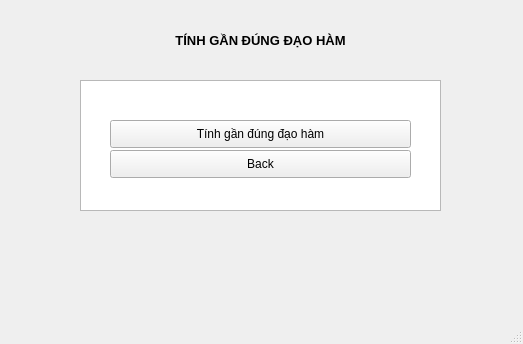
<?xml version="1.0" encoding="UTF-8"?>
<ui version="4.0">
 <class>homedaoham</class>
 <widget class="QMainWindow" name="homedaoham">
  <property name="geometry">
   <rect>
    <x>0</x>
    <y>0</y>
    <width>523</width>
    <height>344</height>
   </rect>
  </property>
  <property name="windowTitle">
   <string>MainWindow</string>
  </property>
  <widget class="QWidget" name="menudaoham">
   <widget class="QTextBrowser" name="textBrowser">
    <property name="geometry">
     <rect>
      <x>80</x>
      <y>80</y>
      <width>361</width>
      <height>131</height>
     </rect>
    </property>
   </widget>
   <widget class="QLabel" name="label">
    <property name="geometry">
     <rect>
      <x>0</x>
      <y>30</y>
      <width>521</width>
      <height>20</height>
     </rect>
    </property>
    <property name="font">
     <font>
      <family>Arial</family>
      <pointsize>10</pointsize>
      <weight>75</weight>
      <bold>true</bold>
     </font>
    </property>
    <property name="lineWidth">
     <number>1</number>
    </property>
    <property name="text">
     <string>TÍNH GẦN ĐÚNG ĐẠO HÀM</string>
    </property>
    <property name="alignment">
     <set>Qt::AlignCenter</set>
    </property>
   </widget>
   <widget class="QPushButton" name="ppdaoham">
    <property name="geometry">
     <rect>
      <x>110</x>
      <y>120</y>
      <width>301</width>
      <height>28</height>
     </rect>
    </property>
    <property name="layoutDirection">
     <enum>Qt::LeftToRight</enum>
    </property>
    <property name="text">
     <string>Tính gần đúng đạo hàm</string>
    </property>
   </widget>
   <widget class="QPushButton" name="back">
    <property name="geometry">
     <rect>
      <x>110</x>
      <y>150</y>
      <width>301</width>
      <height>28</height>
     </rect>
    </property>
    <property name="text">
     <string>Back</string>
    </property>
   </widget>
  </widget>
  <widget class="QMenuBar" name="menubar">
   <property name="geometry">
    <rect>
     <x>0</x>
     <y>0</y>
     <width>523</width>
     <height>26</height>
    </rect>
   </property>
  </widget>
  <widget class="QStatusBar" name="statusbar"/>
 </widget>
 <resources/>
 <connections/>
</ui>
